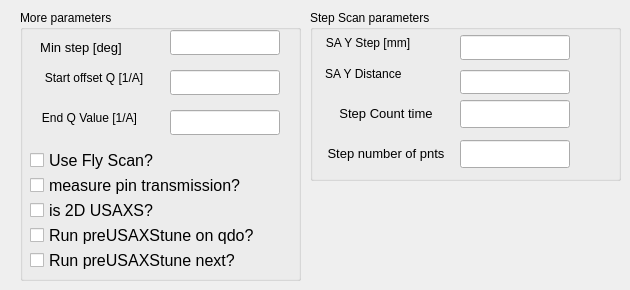
    <widget class="QWidget" name="tab_10">
     <attribute name="title">
      <string>More USAXS parameters</string>
     </attribute>
     <widget class="QGroupBox" name="groupBox_7">
      <property name="geometry">
       <rect>
        <x>20</x>
        <y>10</y>
        <width>281</width>
        <height>271</height>
       </rect>
      </property>
      <property name="title">
       <string>More parameters</string>
      </property>
      <widget class="caTextEntry" name="catextentry_74">
       <property name="geometry">
        <rect>
         <x>150</x>
         <y>20</y>
         <width>110</width>
         <height>25</height>
        </rect>
       </property>
       <property name="sizePolicy">
        <sizepolicy hsizetype="Expanding" vsizetype="Expanding">
         <horstretch>0</horstretch>
         <verstretch>0</verstretch>
        </sizepolicy>
       </property>
       <property name="font">
        <font>
         <family>Monospace</family>
         <pointsize>13</pointsize>
         <stylestrategy>PreferDefault</stylestrategy>
        </font>
       </property>
       <property name="channel" stdset="0">
        <string notr="true">9idcLAX:USAXS:MinStep</string>
       </property>
       <property name="background">
        <color>
         <red>115</red>
         <green>215</green>
         <blue>253</blue>
        </color>
       </property>
       <property name="colorMode">
        <enum>caLineEdit::Static</enum>
       </property>
      </widget>
      <widget class="QLabel" name="label_72">
       <property name="geometry">
        <rect>
         <x>15</x>
         <y>30</y>
         <width>92</width>
         <height>16</height>
        </rect>
       </property>
       <property name="font">
        <font>
         <pointsize>10</pointsize>
        </font>
       </property>
       <property name="text">
        <string>&lt;html&gt;&lt;head/&gt;&lt;body&gt;&lt;p&gt;Min step [deg]&lt;/p&gt;&lt;/body&gt;&lt;/html&gt;</string>
       </property>
       <property name="alignment">
        <set>Qt::AlignCenter</set>
       </property>
      </widget>
      <widget class="QLabel" name="label_73">
       <property name="geometry">
        <rect>
         <x>15</x>
         <y>100</y>
         <width>109</width>
         <height>16</height>
        </rect>
       </property>
       <property name="font">
        <font>
         <pointsize>9</pointsize>
        </font>
       </property>
       <property name="text">
        <string>&lt;html&gt;&lt;head/&gt;&lt;body&gt;&lt;p&gt;End Q Value [1/A]&lt;/p&gt;&lt;/body&gt;&lt;/html&gt;</string>
       </property>
       <property name="alignment">
        <set>Qt::AlignCenter</set>
       </property>
      </widget>
      <widget class="QLabel" name="label_75">
       <property name="geometry">
        <rect>
         <x>15</x>
         <y>60</y>
         <width>118</width>
         <height>16</height>
        </rect>
       </property>
       <property name="font">
        <font>
         <pointsize>9</pointsize>
        </font>
       </property>
       <property name="text">
        <string>&lt;html&gt;&lt;head/&gt;&lt;body&gt;&lt;p&gt;Start offset Q [1/A]&lt;/p&gt;&lt;/body&gt;&lt;/html&gt;</string>
       </property>
       <property name="alignment">
        <set>Qt::AlignCenter</set>
       </property>
      </widget>
      <widget class="caTextEntry" name="catextentry_76">
       <property name="geometry">
        <rect>
         <x>150</x>
         <y>100</y>
         <width>110</width>
         <height>25</height>
        </rect>
       </property>
       <property name="sizePolicy">
        <sizepolicy hsizetype="Expanding" vsizetype="Expanding">
         <horstretch>0</horstretch>
         <verstretch>0</verstretch>
        </sizepolicy>
       </property>
       <property name="font">
        <font>
         <family>Monospace</family>
         <pointsize>13</pointsize>
         <stylestrategy>PreferDefault</stylestrategy>
        </font>
       </property>
       <property name="channel" stdset="0">
        <string notr="true">9idcLAX:USAXS:Finish</string>
       </property>
       <property name="background">
        <color>
         <red>115</red>
         <green>215</green>
         <blue>253</blue>
        </color>
       </property>
       <property name="colorMode">
        <enum>caLineEdit::Static</enum>
       </property>
      </widget>
      <widget class="caTextEntry" name="catextentry_75">
       <property name="geometry">
        <rect>
         <x>150</x>
         <y>60</y>
         <width>110</width>
         <height>25</height>
        </rect>
       </property>
       <property name="sizePolicy">
        <sizepolicy hsizetype="Expanding" vsizetype="Expanding">
         <horstretch>0</horstretch>
         <verstretch>0</verstretch>
        </sizepolicy>
       </property>
       <property name="font">
        <font>
         <family>Monospace</family>
         <pointsize>13</pointsize>
         <stylestrategy>PreferDefault</stylestrategy>
        </font>
       </property>
       <property name="channel" stdset="0">
        <string notr="true">9idcLAX:USAXS:StartOffset</string>
       </property>
       <property name="background">
        <color>
         <red>115</red>
         <green>215</green>
         <blue>253</blue>
        </color>
       </property>
       <property name="colorMode">
        <enum>caLineEdit::Static</enum>
       </property>
      </widget>
      <widget class="caToggleButton" name="catogglebutton_4">
       <property name="geometry">
        <rect>
         <x>10</x>
         <y>190</y>
         <width>250</width>
         <height>20</height>
        </rect>
       </property>
       <property name="sizePolicy">
        <sizepolicy hsizetype="Preferred" vsizetype="Preferred">
         <horstretch>0</horstretch>
         <verstretch>0</verstretch>
        </sizepolicy>
       </property>
       <property name="font">
        <font>
         <pointsize>12</pointsize>
        </font>
       </property>
       <property name="text">
        <string>is 2D USAXS?</string>
       </property>
       <property name="channel" stdset="0">
        <string notr="true">9idcLAX:USAXS:is2DUSAXSscan</string>
       </property>
      </widget>
      <widget class="caToggleButton" name="catogglebutton_2">
       <property name="geometry">
        <rect>
         <x>10</x>
         <y>140</y>
         <width>250</width>
         <height>20</height>
        </rect>
       </property>
       <property name="sizePolicy">
        <sizepolicy hsizetype="Preferred" vsizetype="Preferred">
         <horstretch>0</horstretch>
         <verstretch>0</verstretch>
        </sizepolicy>
       </property>
       <property name="font">
        <font>
         <pointsize>12</pointsize>
        </font>
       </property>
       <property name="text">
        <string>Use Fly Scan?</string>
       </property>
       <property name="channel" stdset="0">
        <string notr="true">9idcLAX:USAXS:UseFlyscan</string>
       </property>
      </widget>
      <widget class="caToggleButton" name="catogglebutton_3">
       <property name="geometry">
        <rect>
         <x>10</x>
         <y>165</y>
         <width>250</width>
         <height>20</height>
        </rect>
       </property>
       <property name="sizePolicy">
        <sizepolicy hsizetype="Preferred" vsizetype="Preferred">
         <horstretch>0</horstretch>
         <verstretch>0</verstretch>
        </sizepolicy>
       </property>
       <property name="font">
        <font>
         <pointsize>12</pointsize>
        </font>
       </property>
       <property name="text">
        <string>measure pin transmission?</string>
       </property>
       <property name="channel" stdset="0">
        <string notr="true">9idcLAX:USAXS:TR_MeasurePinTrans</string>
       </property>
      </widget>
      <widget class="QCheckBox" name="checkBox_3">
       <property name="geometry">
        <rect>
         <x>10</x>
         <y>215</y>
         <width>250</width>
         <height>20</height>
        </rect>
       </property>
       <property name="font">
        <font>
         <pointsize>12</pointsize>
        </font>
       </property>
       <property name="text">
        <string>Run preUSAXStune on qdo?</string>
       </property>
      </widget>
      <widget class="QCheckBox" name="checkBox_2">
       <property name="geometry">
        <rect>
         <x>10</x>
         <y>240</y>
         <width>240</width>
         <height>20</height>
        </rect>
       </property>
       <property name="font">
        <font>
         <pointsize>12</pointsize>
        </font>
       </property>
       <property name="text">
        <string>Run preUSAXStune next?</string>
       </property>
      </widget>
      <zorder>catextentry_74</zorder>
      <zorder>label_72</zorder>
      <zorder>catextentry_76</zorder>
      <zorder>label_73</zorder>
      <zorder>label_75</zorder>
      <zorder>catextentry_75</zorder>
      <zorder>label_73</zorder>
      <zorder>label_75</zorder>
      <zorder>catextentry_76</zorder>
      <zorder>catextentry_75</zorder>
      <zorder>catogglebutton_4</zorder>
      <zorder>catogglebutton_2</zorder>
      <zorder>catogglebutton_3</zorder>
      <zorder>checkBox_3</zorder>
      <zorder>checkBox_2</zorder>
     </widget>
     <widget class="QGroupBox" name="groupBox_13">
      <property name="geometry">
       <rect>
        <x>310</x>
        <y>10</y>
        <width>311</width>
        <height>171</height>
       </rect>
      </property>
      <property name="title">
       <string>Step Scan parameters</string>
      </property>
      <widget class="QLabel" name="label_79">
       <property name="geometry">
        <rect>
         <x>10</x>
         <y>25</y>
         <width>96</width>
         <height>16</height>
        </rect>
       </property>
       <property name="font">
        <font>
         <pointsize>9</pointsize>
        </font>
       </property>
       <property name="text">
        <string>&lt;html&gt;&lt;head/&gt;&lt;body&gt;&lt;p&gt;SA Y Step [mm]&lt;/p&gt;&lt;/body&gt;&lt;/html&gt;</string>
       </property>
       <property name="alignment">
        <set>Qt::AlignCenter</set>
       </property>
      </widget>
      <widget class="caTextEntry" name="catextentry_78">
       <property name="geometry">
        <rect>
         <x>150</x>
         <y>25</y>
         <width>110</width>
         <height>25</height>
        </rect>
       </property>
       <property name="sizePolicy">
        <sizepolicy hsizetype="Expanding" vsizetype="Expanding">
         <horstretch>0</horstretch>
         <verstretch>0</verstretch>
        </sizepolicy>
       </property>
       <property name="channel" stdset="0">
        <string notr="true">9idcLAX:USAXS:Sample_Y_Step.VAL</string>
       </property>
       <property name="background">
        <color>
         <red>115</red>
         <green>215</green>
         <blue>253</blue>
        </color>
       </property>
       <property name="colorMode">
        <enum>caLineEdit::Static</enum>
       </property>
      </widget>
      <widget class="QLabel" name="label_100">
       <property name="geometry">
        <rect>
         <x>10</x>
         <y>56</y>
         <width>90</width>
         <height>16</height>
        </rect>
       </property>
       <property name="font">
        <font>
         <pointsize>9</pointsize>
        </font>
       </property>
       <property name="text">
        <string>&lt;html&gt;&lt;head/&gt;&lt;body&gt;&lt;p&gt;SA Y Distance &lt;/p&gt;&lt;/body&gt;&lt;/html&gt;</string>
       </property>
       <property name="alignment">
        <set>Qt::AlignCenter</set>
       </property>
      </widget>
      <widget class="caTextEntry" name="catextentry_80">
       <property name="geometry">
        <rect>
         <x>150</x>
         <y>60</y>
         <width>110</width>
         <height>24</height>
        </rect>
       </property>
       <property name="sizePolicy">
        <sizepolicy hsizetype="Expanding" vsizetype="Expanding">
         <horstretch>0</horstretch>
         <verstretch>0</verstretch>
        </sizepolicy>
       </property>
       <property name="background">
        <color>
         <red>115</red>
         <green>215</green>
         <blue>253</blue>
        </color>
       </property>
       <property name="colorMode">
        <enum>caLineEdit::Static</enum>
       </property>
      </widget>
      <widget class="caTextEntry" name="catextentry_72">
       <property name="geometry">
        <rect>
         <x>150</x>
         <y>130</y>
         <width>110</width>
         <height>28</height>
        </rect>
       </property>
       <property name="sizePolicy">
        <sizepolicy hsizetype="Expanding" vsizetype="Expanding">
         <horstretch>0</horstretch>
         <verstretch>0</verstretch>
        </sizepolicy>
       </property>
       <property name="font">
        <font>
         <family>Monospace</family>
         <pointsize>15</pointsize>
         <stylestrategy>PreferDefault</stylestrategy>
        </font>
       </property>
       <property name="channel" stdset="0">
        <string notr="true">9idcLAX:USAXS:NumPoints</string>
       </property>
       <property name="background">
        <color>
         <red>115</red>
         <green>215</green>
         <blue>253</blue>
        </color>
       </property>
       <property name="colorMode">
        <enum>caLineEdit::Static</enum>
       </property>
      </widget>
      <widget class="QLabel" name="label_80">
       <property name="geometry">
        <rect>
         <x>10</x>
         <y>130</y>
         <width>132</width>
         <height>28</height>
        </rect>
       </property>
       <property name="font">
        <font>
         <pointsize>10</pointsize>
        </font>
       </property>
       <property name="text">
        <string>&lt;html&gt;&lt;head/&gt;&lt;body&gt;&lt;p&gt;Step number of pnts&lt;/p&gt;&lt;/body&gt;&lt;/html&gt;</string>
       </property>
       <property name="alignment">
        <set>Qt::AlignCenter</set>
       </property>
      </widget>
      <widget class="QLabel" name="label_101">
       <property name="geometry">
        <rect>
         <x>10</x>
         <y>90</y>
         <width>132</width>
         <height>28</height>
        </rect>
       </property>
       <property name="font">
        <font>
         <pointsize>10</pointsize>
        </font>
       </property>
       <property name="text">
        <string>&lt;html&gt;&lt;head/&gt;&lt;body&gt;&lt;p&gt;Step Count time&lt;/p&gt;&lt;/body&gt;&lt;/html&gt;</string>
       </property>
       <property name="alignment">
        <set>Qt::AlignCenter</set>
       </property>
      </widget>
      <widget class="caTextEntry" name="catextentry_73">
       <property name="geometry">
        <rect>
         <x>150</x>
         <y>90</y>
         <width>110</width>
         <height>28</height>
        </rect>
       </property>
       <property name="sizePolicy">
        <sizepolicy hsizetype="Expanding" vsizetype="Expanding">
         <horstretch>0</horstretch>
         <verstretch>0</verstretch>
        </sizepolicy>
       </property>
       <property name="font">
        <font>
         <family>Monospace</family>
         <pointsize>15</pointsize>
         <stylestrategy>PreferDefault</stylestrategy>
        </font>
       </property>
       <property name="channel" stdset="0">
        <string notr="true">9idcLAX:USAXS:CountTime</string>
       </property>
       <property name="background">
        <color>
         <red>115</red>
         <green>215</green>
         <blue>253</blue>
        </color>
       </property>
       <property name="colorMode">
        <enum>caLineEdit::Static</enum>
       </property>
      </widget>
     </widget>
    </widget>
